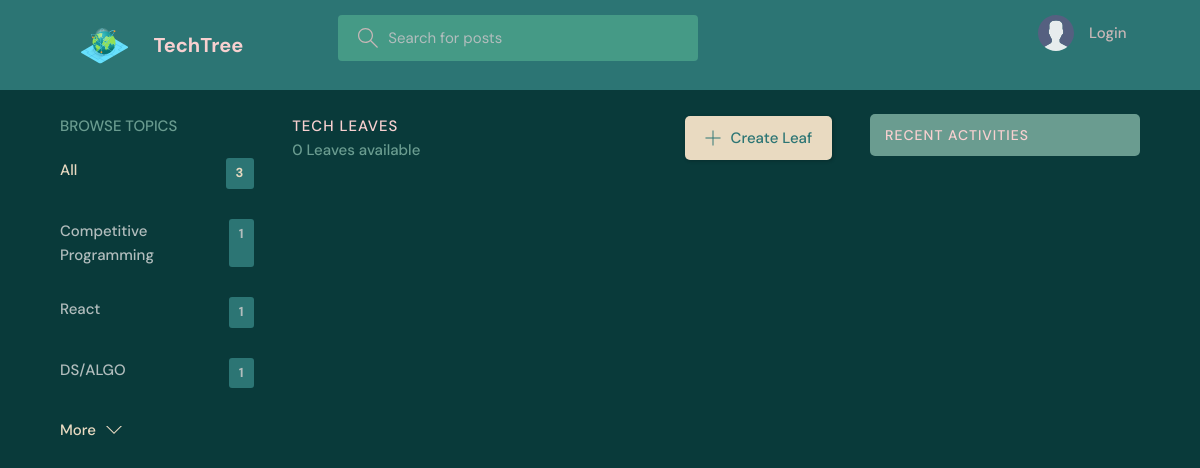
Page /?q=Twitter on the earlier database version.
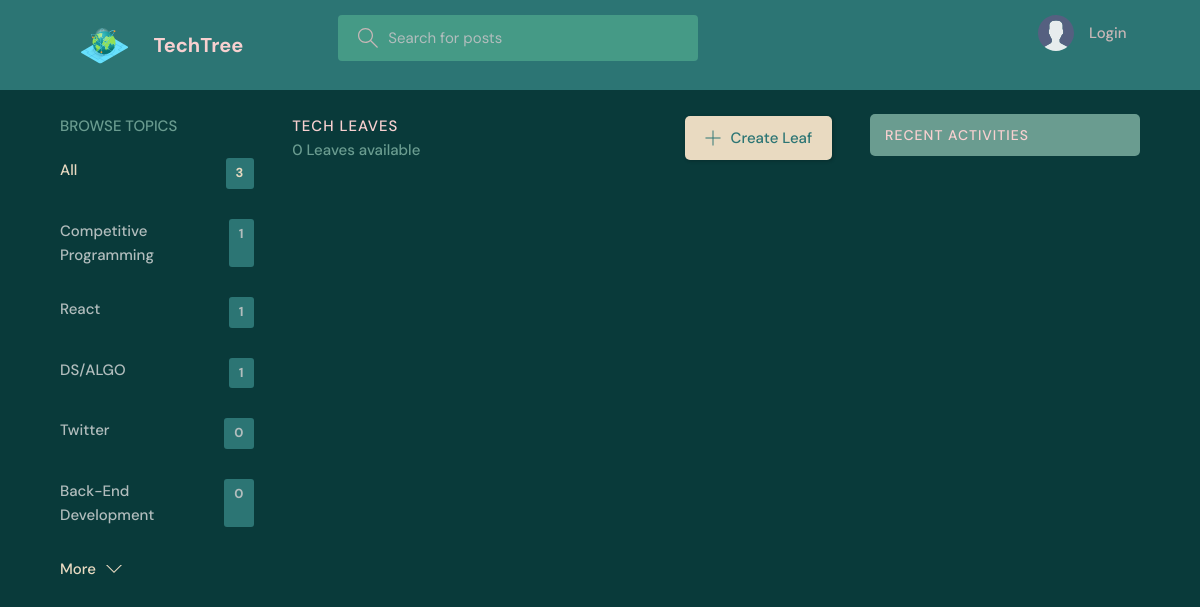
Same page on the later database version.
### base/models.py (models this page shows, shortened)
class Topic(models.Model):
    name = models.CharField(max_length=200)

### base/views.py (the view)
# urls.py: path('', views.home, name="home"),
def home(request):
    q = request.GET.get('q') if request.GET.get('q') != None else ''
    rooms = Room.objects.filter(
        Q(topic__name__icontains=q) |
        Q(name__icontains=q) |
        Q(description__icontains=q)
    )
    topics = Topic.objects.all()[0:5]
    room_count = rooms.count()
    room_messages = Message.objects.filter(
        Q(room__topic__name__icontains=q))[0:3]
    leaf_counts = sum([len(topic.room_set.all()) for topic in Topic.objects.all()])
    context = {'rooms': rooms, 'topics': topics,
               'room_count': room_count, 'room_messages': room_messages, 'leaf_counts': leaf_counts}
    return render(request, 'base/home.html', context)

### base/templates/base/home.html (shortened to what this page needs)
{% extends 'main.html' %}
{% block content %}
<main class="layout layout--3">
  <div class="container">
    {% include 'base/topics_component.html' %}
    <div class="roomList">
      <div class="roomList__header">
        <div>
          <h2>Tech Leaves</h2>
          <p>{{room_count}} Leaves available</p>
        </div>
        <a class="btn btn--main" href="{% url 'create-room' %}">
          <svg version="1.1" xmlns="http://www.w3.org/2000/svg" width="32" height="32" viewBox="0 0 32 32">
            <title>add</title>
            <path
              d="M16.943 0.943h-1.885v14.115h-14.115v1.885h14.115v14.115h1.885v-14.115h14.115v-1.885h-14.115v-14.115z">
            </path>
          </svg>
          Create Leaf
        </a>
      </div>
    </div>
    {% include 'base/activity_component.html' %}
  </div>
</main>
{% endblock %}

### base/templates/base/topics_component.html
<div class="topics">
    <div class="topics__header">
        <h2>Browse Topics</h2>
    </div>
    <ul class="topics__list">
        <li>
            <a href="{% url 'home' %}" class="active">All <span>{{leaf_counts}}</span></a>
        </li>
        {% for topic in topics %}
        <li>
            <a href="{% url 'home' %}?q={{topic.name}}">{{topic.name}}<span>{{topic.room_set.all.count}}</span></a>
        </li>
        {% endfor %}
    </ul>
    <a class="btn btn--link" href="{% url 'topics' %}">
        More
        <svg version="1.1" xmlns="http://www.w3.org/2000/svg" width="32" height="32" viewBox="0 0 32 32">
            <title>chevron-down</title>
            <path d="M16 21l-13-13h-3l16 16 16-16h-3l-13 13z"></path>
        </svg>
    </a>
</div>

Differences in the rows shown:
added Topic: name "Twitter", room_set.all.count "0"
added Topic: name "Back-End Development", room_set.all.count "0"
